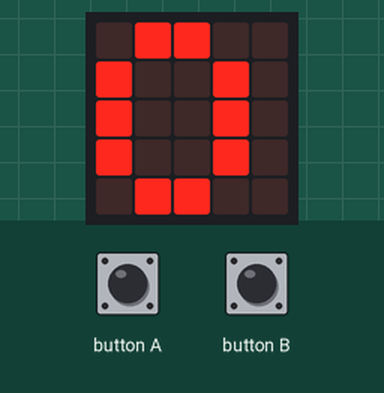
Recording of a program running on a simulated BBC micro:bit (MakeCode). Shown: the board's 5×5 LED display. The test bench sets the inputs (shaded band).

Above: at 1.2 s.
1.3 s: button A pressed for 0.15 s
At 2.6 s:
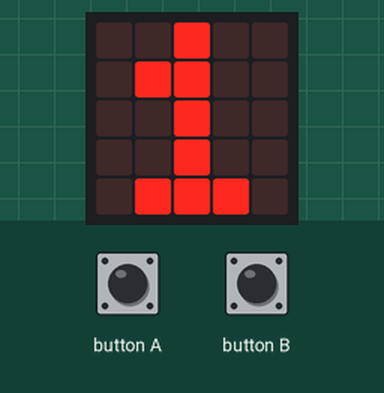
3.0 s: button A pressed for 0.15 s
At 4.7 s:
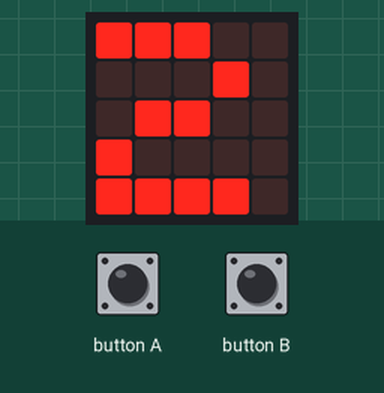
Timing chart, 0 to 6.2 s (numbered marks = the images above; inputs shaded):
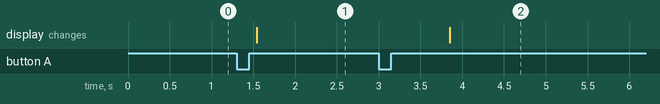

The program:

main.ts
```typescript
let Horas = 0
let Minutos = 0
input.onButtonPressed(Button.A, function () {
    Horas = Horas + 1
})
input.onButtonPressed(Button.B, function () {
    Minutos += Minutos + 1
})
basic.forever(function () {
    basic.showString("" + (Horas))
})
```

test.ts
```typescript
// testes vão aqui; isto não será compilado quando este pacote for usado como uma extensão.
```

Measured:
- after the input at 1.3 s, the display: changes after 0.24 s (image 1)
- after the input at 3.0 s, the display: changes after 0.85 s (image 2)
